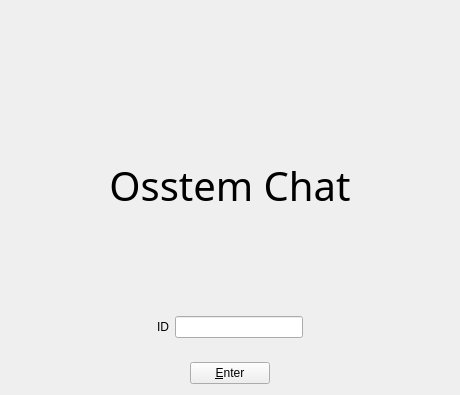
<?xml version="1.0" encoding="UTF-8"?>
<ui version="4.0">
 <class>ChatMain</class>
 <widget class="QWidget" name="ChatMain">
  <property name="geometry">
   <rect>
    <x>0</x>
    <y>0</y>
    <width>460</width>
    <height>395</height>
   </rect>
  </property>
  <property name="windowTitle">
   <string>MainWindow</string>
  </property>
  <layout class="QVBoxLayout" name="verticalLayout_3">
   <item>
    <layout class="QVBoxLayout" name="verticalLayout_2">
     <item>
      <layout class="QVBoxLayout" name="verticalLayout">
       <item>
        <spacer name="verticalSpacer">
         <property name="orientation">
          <enum>Qt::Vertical</enum>
         </property>
         <property name="sizeType">
          <enum>QSizePolicy::Fixed</enum>
         </property>
         <property name="sizeHint" stdset="0">
          <size>
           <width>20</width>
           <height>70</height>
          </size>
         </property>
        </spacer>
       </item>
       <item>
        <widget class="QLabel" name="label">
         <property name="font">
          <font>
           <family>Arial Rounded MT Bold</family>
           <pointsize>30</pointsize>
          </font>
         </property>
         <property name="text">
          <string>Osstem Chat</string>
         </property>
         <property name="alignment">
          <set>Qt::AlignCenter</set>
         </property>
        </widget>
       </item>
       <item>
        <spacer name="verticalSpacer_3">
         <property name="orientation">
          <enum>Qt::Vertical</enum>
         </property>
         <property name="sizeType">
          <enum>QSizePolicy::Fixed</enum>
         </property>
         <property name="sizeHint" stdset="0">
          <size>
           <width>20</width>
           <height>20</height>
          </size>
         </property>
        </spacer>
       </item>
       <item>
        <layout class="QHBoxLayout" name="horizontalLayout_3">
         <item>
          <spacer name="horizontalSpacer_3">
           <property name="orientation">
            <enum>Qt::Horizontal</enum>
           </property>
           <property name="sizeHint" stdset="0">
            <size>
             <width>40</width>
             <height>20</height>
            </size>
           </property>
          </spacer>
         </item>
         <item>
          <layout class="QHBoxLayout" name="horizontalLayout_2">
           <item>
            <widget class="QLabel" name="label_2">
             <property name="text">
              <string>ID</string>
             </property>
            </widget>
           </item>
           <item>
            <widget class="QLineEdit" name="lineEdit"/>
           </item>
          </layout>
         </item>
         <item>
          <spacer name="horizontalSpacer_4">
           <property name="orientation">
            <enum>Qt::Horizontal</enum>
           </property>
           <property name="sizeHint" stdset="0">
            <size>
             <width>40</width>
             <height>20</height>
            </size>
           </property>
          </spacer>
         </item>
        </layout>
       </item>
       <item>
        <spacer name="verticalSpacer_2">
         <property name="orientation">
          <enum>Qt::Vertical</enum>
         </property>
         <property name="sizeType">
          <enum>QSizePolicy::Fixed</enum>
         </property>
         <property name="sizeHint" stdset="0">
          <size>
           <width>20</width>
           <height>18</height>
          </size>
         </property>
        </spacer>
       </item>
       <item>
        <layout class="QHBoxLayout" name="horizontalLayout">
         <item>
          <spacer name="horizontalSpacer">
           <property name="orientation">
            <enum>Qt::Horizontal</enum>
           </property>
           <property name="sizeHint" stdset="0">
            <size>
             <width>40</width>
             <height>20</height>
            </size>
           </property>
          </spacer>
         </item>
         <item>
          <widget class="QPushButton" name="pushButton">
           <property name="text">
            <string>&amp;Enter</string>
           </property>
          </widget>
         </item>
         <item>
          <spacer name="horizontalSpacer_2">
           <property name="orientation">
            <enum>Qt::Horizontal</enum>
           </property>
           <property name="sizeHint" stdset="0">
            <size>
             <width>40</width>
             <height>20</height>
            </size>
           </property>
          </spacer>
         </item>
        </layout>
       </item>
      </layout>
     </item>
    </layout>
   </item>
  </layout>
 </widget>
 <resources/>
 <connections/>
</ui>
